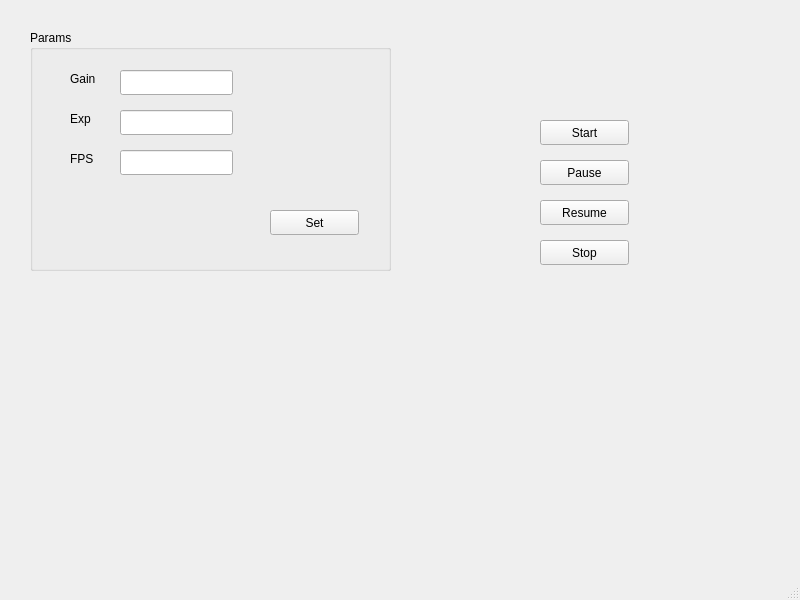
<?xml version="1.0" encoding="UTF-8"?>
<ui version="4.0">
 <class>MainWindow</class>
 <widget class="QMainWindow" name="MainWindow">
  <property name="geometry">
   <rect>
    <x>0</x>
    <y>0</y>
    <width>800</width>
    <height>600</height>
   </rect>
  </property>
  <property name="windowTitle">
   <string>MainWindow</string>
  </property>
  <widget class="QWidget" name="centralwidget">
   <widget class="QPushButton" name="btnStart">
    <property name="geometry">
     <rect>
      <x>540</x>
      <y>120</y>
      <width>89</width>
      <height>25</height>
     </rect>
    </property>
    <property name="text">
     <string>Start</string>
    </property>
   </widget>
   <widget class="QPushButton" name="btnStop">
    <property name="geometry">
     <rect>
      <x>540</x>
      <y>240</y>
      <width>89</width>
      <height>25</height>
     </rect>
    </property>
    <property name="text">
     <string>Stop</string>
    </property>
   </widget>
   <widget class="QPushButton" name="btnResume">
    <property name="geometry">
     <rect>
      <x>540</x>
      <y>200</y>
      <width>89</width>
      <height>25</height>
     </rect>
    </property>
    <property name="text">
     <string>Resume</string>
    </property>
   </widget>
   <widget class="QPushButton" name="btnPause">
    <property name="geometry">
     <rect>
      <x>540</x>
      <y>160</y>
      <width>89</width>
      <height>25</height>
     </rect>
    </property>
    <property name="text">
     <string>Pause</string>
    </property>
   </widget>
   <widget class="QGroupBox" name="groupBox">
    <property name="geometry">
     <rect>
      <x>30</x>
      <y>30</y>
      <width>361</width>
      <height>241</height>
     </rect>
    </property>
    <property name="title">
     <string>Params</string>
    </property>
    <widget class="QPushButton" name="btnSet">
     <property name="geometry">
      <rect>
       <x>240</x>
       <y>180</y>
       <width>89</width>
       <height>25</height>
      </rect>
     </property>
     <property name="text">
      <string>Set</string>
     </property>
    </widget>
    <widget class="QLineEdit" name="leGain">
     <property name="geometry">
      <rect>
       <x>90</x>
       <y>40</y>
       <width>113</width>
       <height>25</height>
      </rect>
     </property>
    </widget>
    <widget class="QLineEdit" name="leFPS">
     <property name="geometry">
      <rect>
       <x>90</x>
       <y>120</y>
       <width>113</width>
       <height>25</height>
      </rect>
     </property>
    </widget>
    <widget class="QLabel" name="lbFPS">
     <property name="geometry">
      <rect>
       <x>40</x>
       <y>120</y>
       <width>31</width>
       <height>17</height>
      </rect>
     </property>
     <property name="text">
      <string>FPS</string>
     </property>
    </widget>
    <widget class="QLabel" name="lbGain">
     <property name="geometry">
      <rect>
       <x>40</x>
       <y>40</y>
       <width>41</width>
       <height>17</height>
      </rect>
     </property>
     <property name="text">
      <string>Gain</string>
     </property>
    </widget>
    <widget class="QLineEdit" name="leExp">
     <property name="geometry">
      <rect>
       <x>90</x>
       <y>80</y>
       <width>113</width>
       <height>25</height>
      </rect>
     </property>
    </widget>
    <widget class="QLabel" name="lbExp">
     <property name="geometry">
      <rect>
       <x>40</x>
       <y>80</y>
       <width>31</width>
       <height>17</height>
      </rect>
     </property>
     <property name="text">
      <string>Exp</string>
     </property>
    </widget>
   </widget>
  </widget>
  <widget class="QMenuBar" name="menubar">
   <property name="geometry">
    <rect>
     <x>0</x>
     <y>0</y>
     <width>800</width>
     <height>22</height>
    </rect>
   </property>
  </widget>
  <widget class="QStatusBar" name="statusbar"/>
 </widget>
 <resources/>
 <connections/>
</ui>
